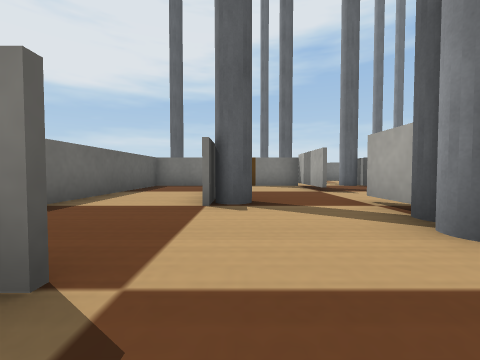
view 1 (above)

21 first-person views from a walk through a world built for the Webots simulator. The camera is 0.05 m above the floor, tilts 2° down and sees 90° across. The floor is counted in squares, 0.1 m on a side. Each view is taken from the middle of a square. On the plan, view 1 faces up. The plan holds only what a view shows up to about 9 squares ahead; the rest is blank. The robots in the file are not drawn. Webots' stock objects and surfaces are drawn as simple stand-ins.

view 2
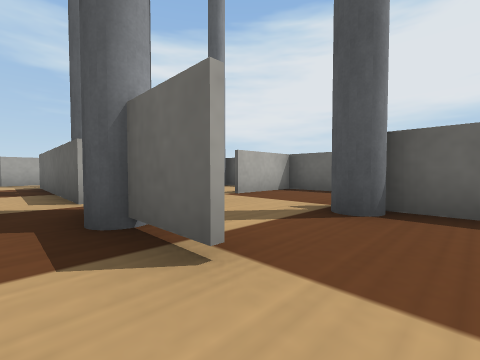

view 3
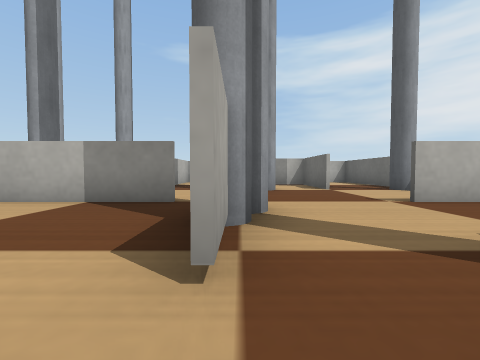

view 4
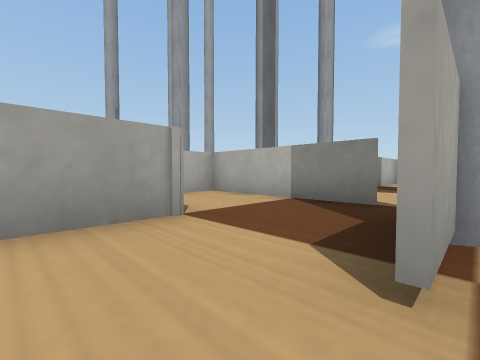

view 5
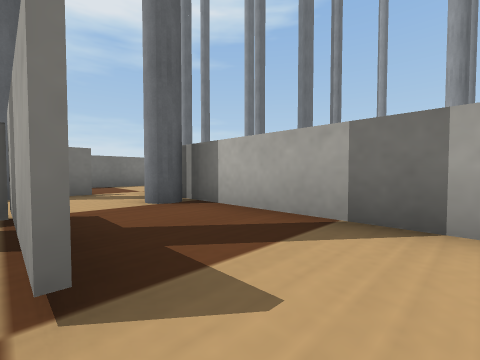

view 6
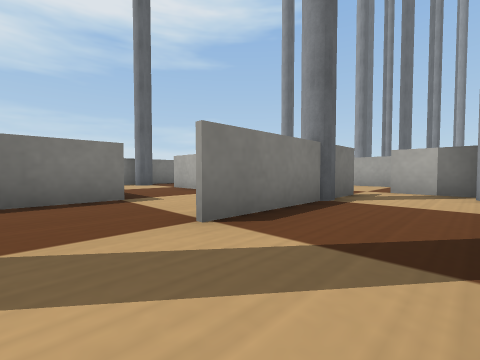

view 7
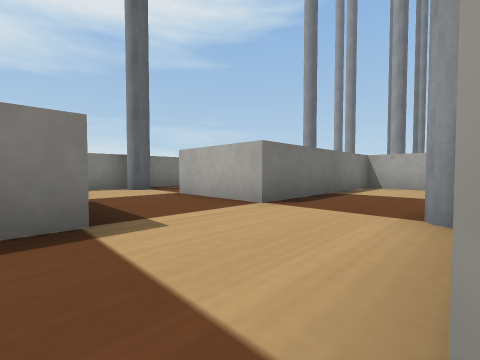

view 8
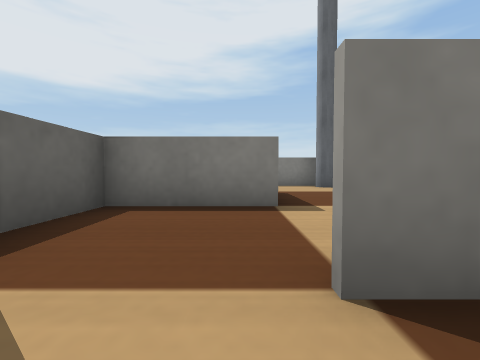

view 9
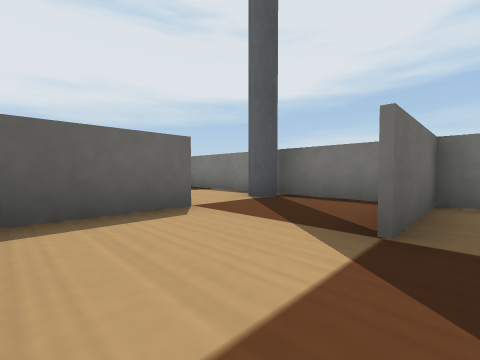

view 10
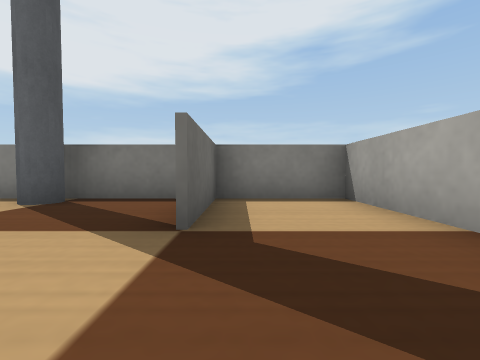

view 11
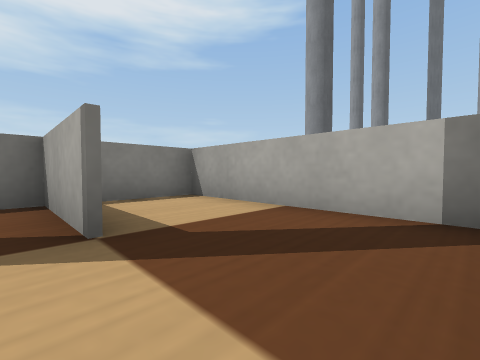

view 12
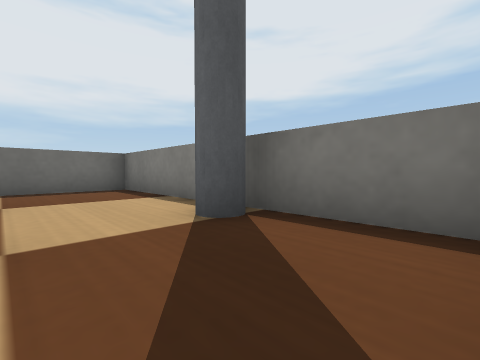

view 13
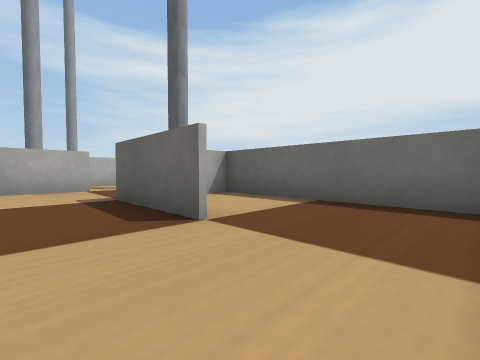

view 14
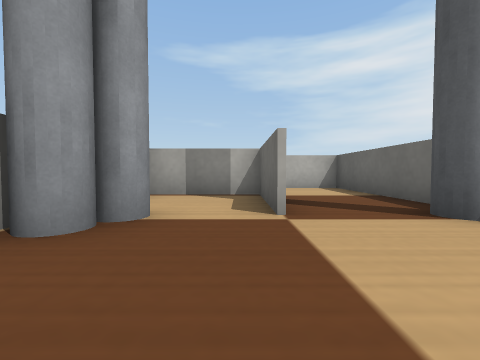

view 15
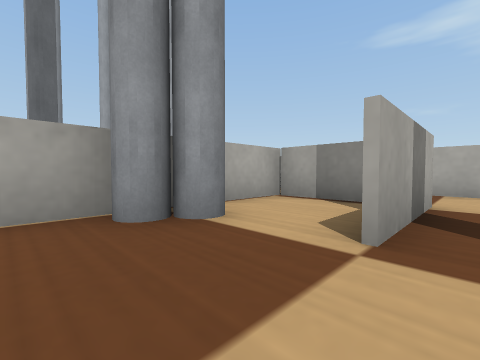

view 16
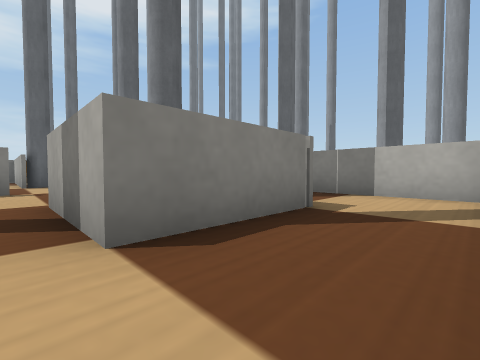

view 17
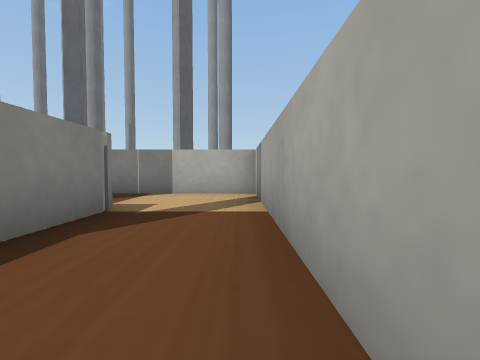

view 18
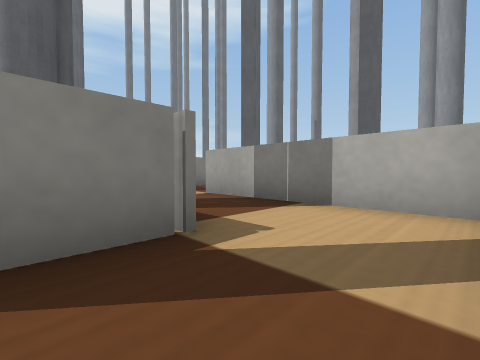

view 19
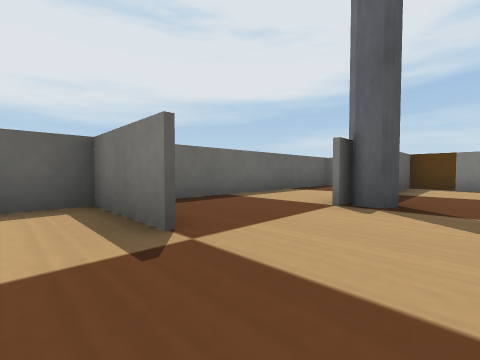

view 20
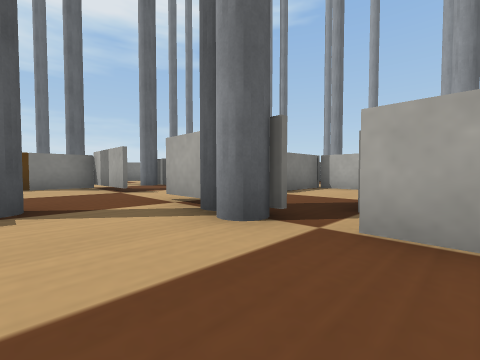

view 21
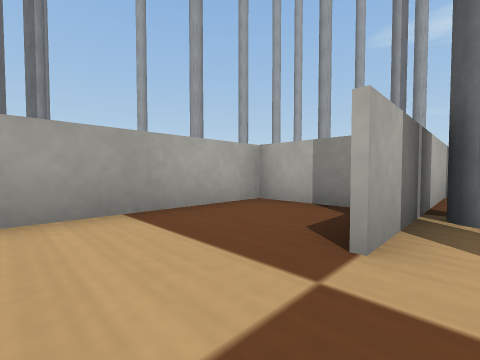

### Floor plan
Points are (right, up) in squares from view 1. A wall is a line through its corners. A room is listed if a view was taken in it or the views show most of it. See-through windows are left out.
Room 1 (views 1, 14, 15, 16, 17, 18, 19, 20)
walls: (-0.5, -1.8) (-0.5, -4.2) (2.1, -4.2) (2.1, 0.8); (2.1, 0.7) (2.1, -4.3) (-0.6, -4.3) (-0.6, -1.7); (-0.7, 1) (-3, 1); (-2.9, 1) (-2.9, -6.4) (4.5, -6.4) (4.5, -1.4)
ways out: opening at (0, 1) to room 2; opening at (5, -0.5)
objects: pole (-3, -2) to (-2, -2); pole (1, -2); pole (2, -1)
Room 2 (views 2, 3, 4, 5, 6, 7, 8, 13, 21)
walls: (-1.2, 8.4) (-2.9, 8.4) (-2.9, 1); (-0.6, 11) (1.1, 11); (-2, 8.5) (-1.1, 8.5); (3.5, 10.9) (-0.6, 10.9); (2.1, 5.9) (2.1, 8.4) (-0.5, 8.4) (-0.5, 7.1); (-0.5, 5.1) (-0.5, 4.5); (-0.6, 4.5) (-0.6, 6.3); (5.5, 13.4) (2.1, 13.4) (2.1, 16); (4.5, 3.4) (4.5, 10.5); (-0.5, 16) (-0.5, 13.4) (-3, 13.4); (3, 1.1) (7, 1.1) (7, 3.5) (5.2, 3.5); (-3, 1.1) (-0.7, 1.1); (2.5, 18.5) (-0.4, 18.5)
ways out: opening at (0, 1) to room 1; opening at (2, 17) to room 4; opening at (0, 17) to room 5; opening at (5, 11.5) to room 6
objects: pole (-3, 11); pole (0, 4); pole (2, 2); pole (2, 3); pole (2, 11); pole (2, 18); pole (4, 9)
Room 3 (views 9, 10)
walls: (7, 13.9) (7, 18.5) (5, 18.5); (4.6, 18.5) (4.6, 16)
ways out: opening at (5, 15) to room 4
Room 4 (views 11, 12)
walls: (2.1, 16) (2.1, 13.9); (4.5, 16) (4.5, 18.5); (5, 18.5) (2.5, 18.5)
ways out: opening at (2, 17) to room 2; opening at (5, 15) to room 3
Room 5 (no view inside)
walls: (-0.4, 18.5) (-2.9, 18.5) (-2.9, 11.9)
ways out: opening at (0, 17) to room 2
Room 6 (no view inside)
walls: (5.3, 8.5) (7, 8.5) (7, 13.4) (5.5, 13.4)
ways out: opening at (5, 11.5) to room 2

Positions as (right, up) in squares from view 1, and headings:
1: (0, 0), facing up
2: (3, 5), facing down-left
3: (2, 5), facing down
4: (2, 5), facing down-right
5: (2, 5), facing up-right
6: (-2, 9), facing up-right
7: (-1, 11), facing up-right
8: (-1, 10), facing up
9: (5, 14), facing up-left
10: (5, 14), facing up
11: (4, 14), facing up-right
12: (4, 16), facing up-left
13: (1, 18), facing down-left
14: (0, 1), facing down
15: (-1, 0), facing down-right
16: (-1, -6), facing up-right
17: (-1, -6), facing right
18: (1, -6), facing up-right
19: (1, 0), facing up-left
20: (0, 0), facing up-right
21: (4, 12), facing down-right
